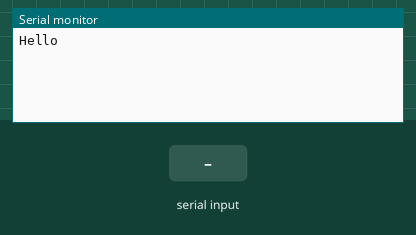
Recording of a sketch running on a simulated Arduino Leonardo, built with avr-gcc and run on an emulated ATmega32U4. On the bench: the last lines printed to the serial monitor. The inputs (shaded band) are chosen by the test bench.

Above: at 1.2 s.
1.3 s: "1\n" received over the second serial link
At 2.5 s:
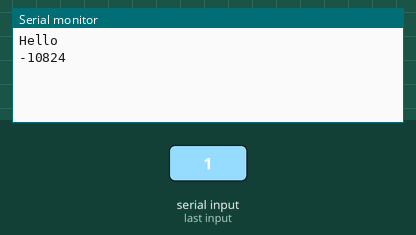
2.8 s: "0\n" received over the second serial link
At 3.8 s:
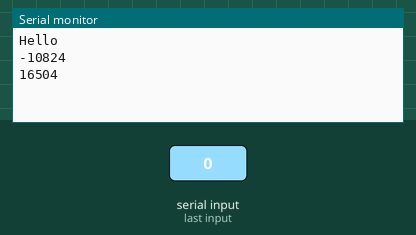
4.3 s: "2\n" received over the second serial link
At 4.9 s:
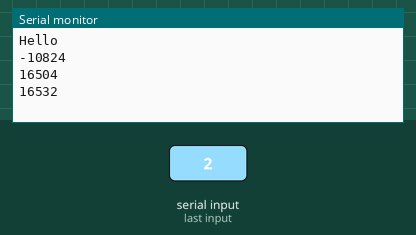

The sketch:

sketch.ino
```cpp
void setup(){
	Serial.begin(9600);
	Serial1.begin(57600);
	Serial.println("Hello");
}

bool sent = false;
bool received = false;
uint64_t t = 0;

void serialEvent1() {
	while(Serial1.available())
		if(Serial1.read() == '\n') {
			received = true;
			t = micros()-t;
		}
}

void loop(){
	if(sent == false) {
		t = micros();
		Serial1.println("12345678901234567890");
		sent = true;
	}
	if(sent && received) {
		sent = false;
		received = false;
		Serial.println((int)t);
		delay(500);
	}
}
```

Measured:
- after the input at 1.3 s, the serial monitor: prints a new line at once (image 1)
- after the input at 2.8 s, the serial monitor: prints a new line at once (image 2)
- after the input at 4.3 s, the serial monitor: prints a new line at once (image 3)
